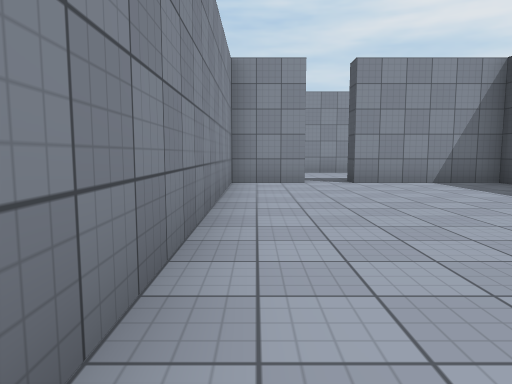
[1] (above)

21 first-person views from a walk through a scene from a Unity 3-D project. The camera is 1.2 m above the floor, tilts 6° down and sees 70° across. The floor is counted in squares, 2 m on a side. Each view is taken from the middle of a square. On the plan, view 1 faces up. The plan holds only what a view shows up to about 10 squares ahead; the rest is blank. The place goes on beyond the plan. The player is left out. Surface patterns are stand-ins for the level's own textures.

[2]
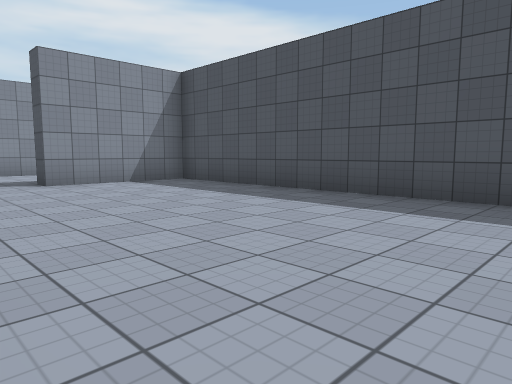

[3]
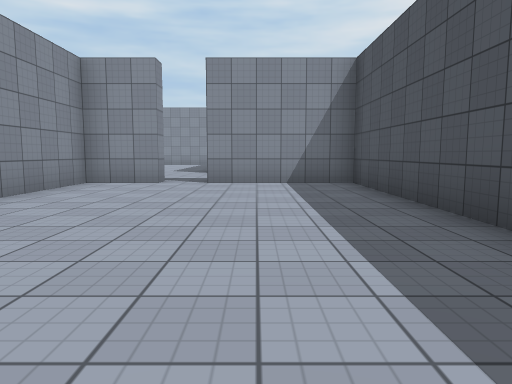

[4]
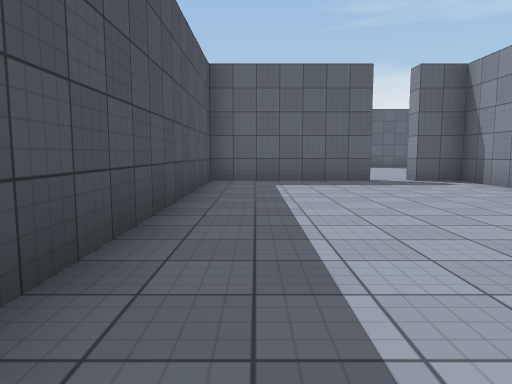

[5]
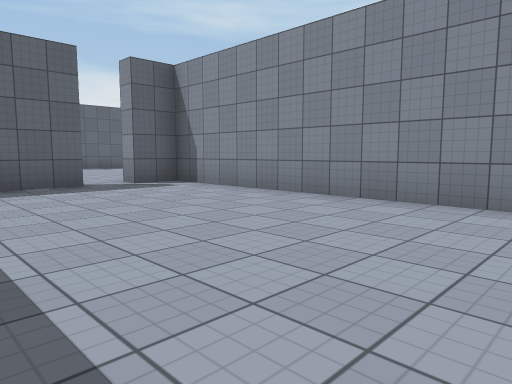

[6]
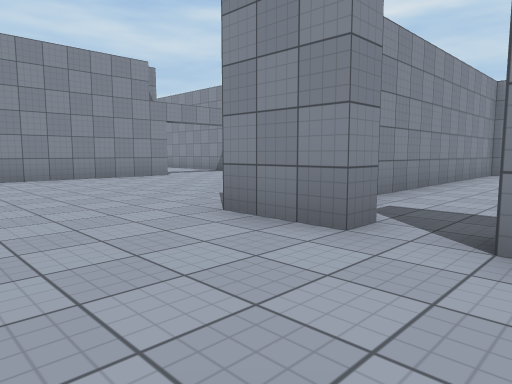

[7]
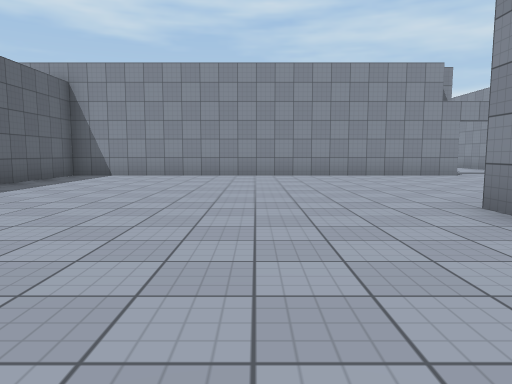

[8]
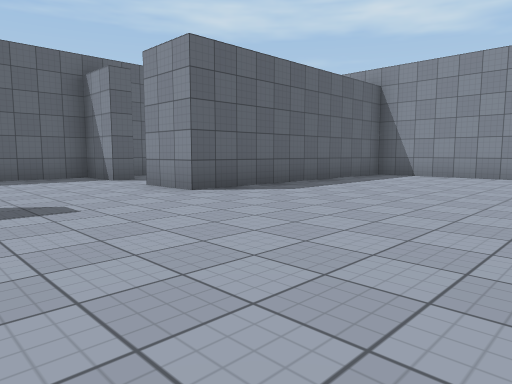

[9]
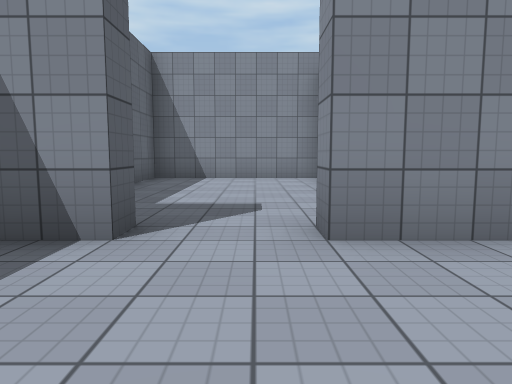

[10]
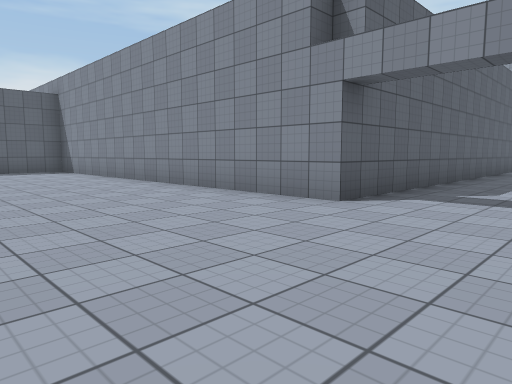

[11]
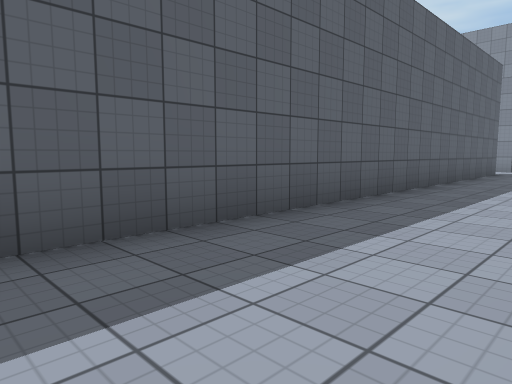

[12]
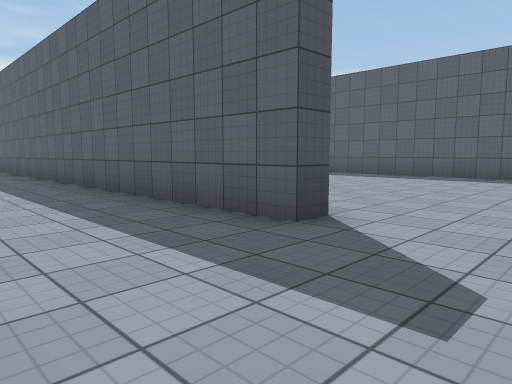

[13]
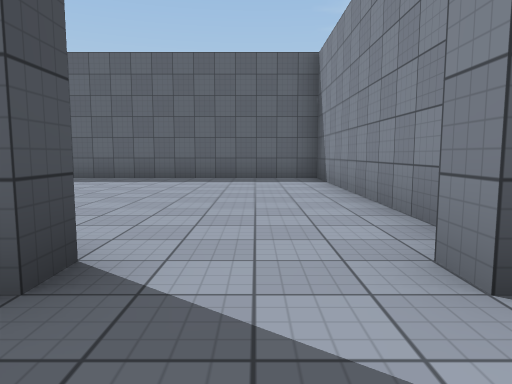

[14]
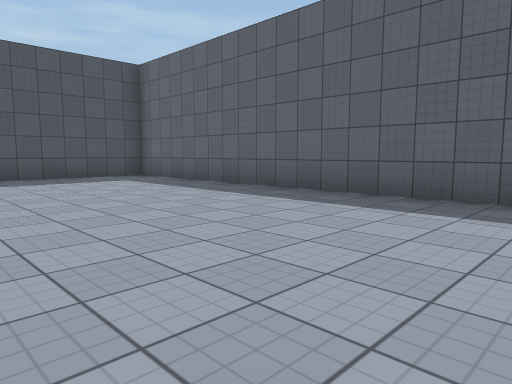

[15]
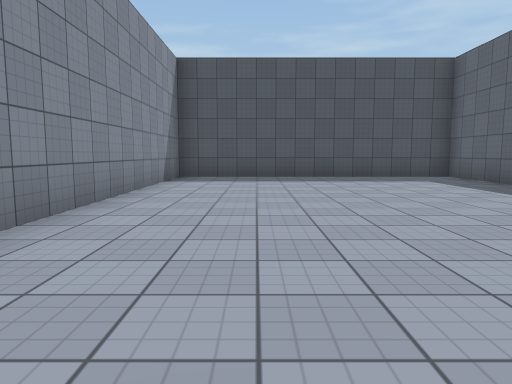

[16]
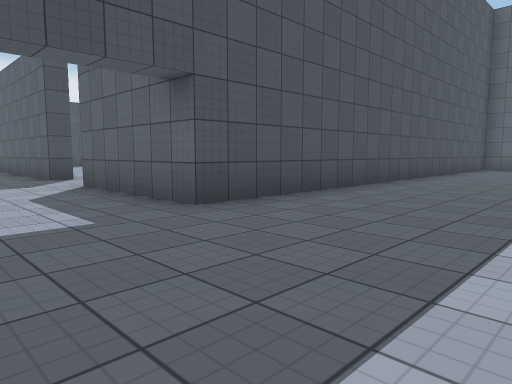

[17]
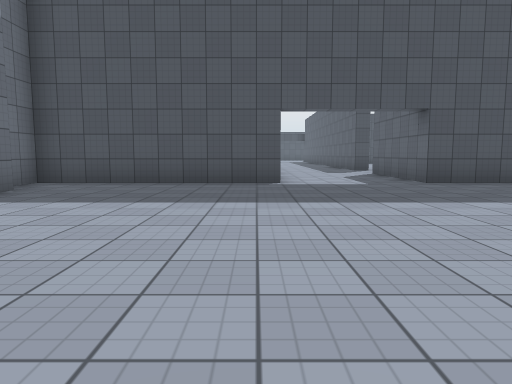

[18]
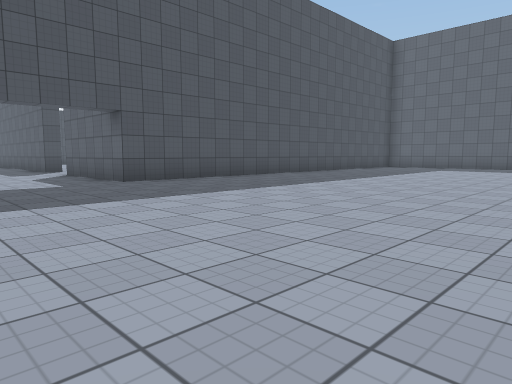

[19]
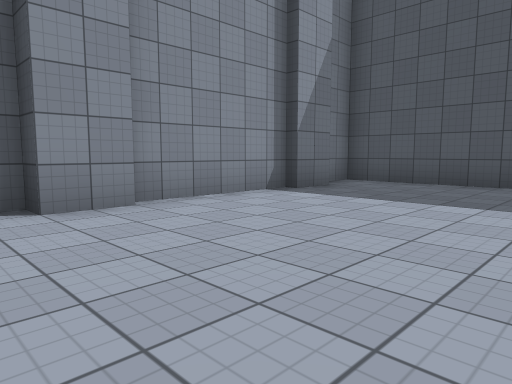

[20]
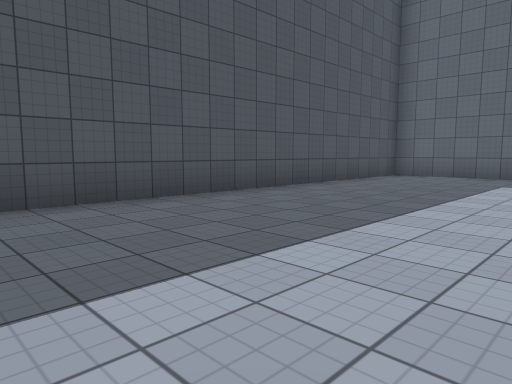

[21]
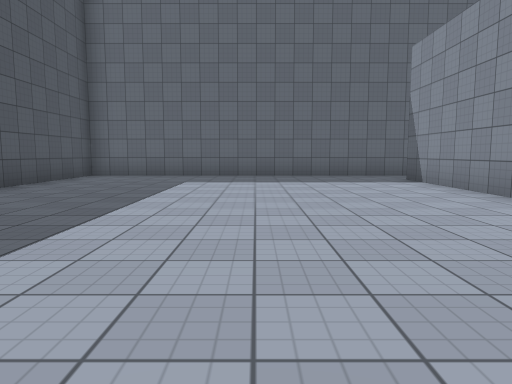

### Floor plan
Ten units are one square. View 1 is at (0, 0); x grows to the right and y downward. Boxes are objects, and circles mark ways between rooms. Rooms are numbered by the first view taken in them; rooms with no view inside come last. Other rooms are left out.
<svg viewBox="-350 -120 405 260">
<path fill="none" stroke="#000" d="M10 -75 -5 -75 -5 10 5 10M14 10 50 10 50 -75 20 -75M28 -115 20 -115M5 10 5 15 -10 15M-210 -9 -210 -15 -70 -15 -70 90 -5 90 -5 105 -10 105M-245 -15 -230 -15 -230 -10M-70 94 -70 135 -59 135M-11 120 -5 120 -5 135 1 135M-235 0 -235 60 -115 60 -115 -10 -182 -10M-265 -44 -265 -95 -272 -95M-319 -90 -330 -90 -330 -95M-279 -90 -290 -90M-290 -92 -319 -92M-345 110 -265 110 -265 -15 -245 -15"/>
<circle cx="10" cy="10" r="3" fill="#2a7"/>
<circle cx="15" cy="-80" r="3" fill="#2a7"/>
<circle cx="-225" cy="-10" r="3" fill="#2a7"/>
<circle cx="-240" cy="-30" r="3" fill="#2a7"/>
<text x="20" y="-40">1</text>
<text x="-90" y="-100">2</text>
<text x="-180" y="20">3</text>
<text x="-300" y="10">4</text>
</svg>
Room 1 opens to room 2. Room 2 opens to room 3. Room 2 opens to room 4.

Where each view was taken, in squares from view 1:
view 1: 0 up, 0 right, facing up
view 2: 0 up, 0 right, facing up-right
view 3: 0 up, 3 right, facing up
view 4: 7 up, 4 right, facing down
view 5: 6 up, 4 right, facing down-left
view 6: 4 down, 2 right, facing up-left
view 7: 4 down, 3 right, facing left
view 8: 4 down, 3 right, facing down-left
view 9: 11 down, 2 right, facing left
view 10: 4 up, 3 left, facing down-left
view 11: 4 up, 9 left, facing down-left
view 12: 4 up, 23 left, facing down-right
view 13: 3 up, 22 left, facing down
view 14: 1 down, 21 left, facing down-right
view 15: 1 down, 21 left, facing right
view 16: 4 up, 30 left, facing down-right
view 17: 5 up, 34 left, facing right
view 18: 5 up, 34 left, facing down-right
view 19: 5 up, 34 left, facing up-right
view 20: 1 down, 31 left, facing down-right
view 21: 1 down, 31 left, facing down
